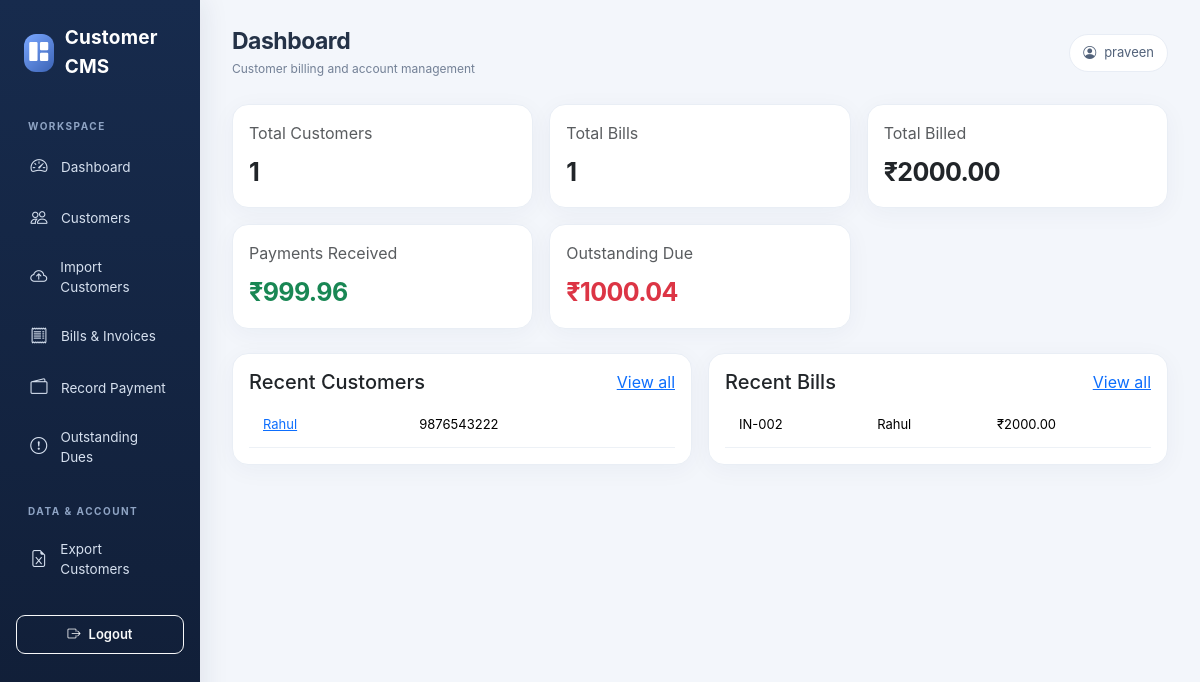
The app's page / (signed in) with its own data.
### customers/models.py (models this page shows, shortened)
class Customer(models.Model):
    name = models.CharField(max_length=180)
    email = models.EmailField(blank=True)
    phone = models.CharField(max_length=20, db_index=True)
    alternate_phone = models.CharField(max_length=20, blank=True)
    address = models.TextField(blank=True)
    city = models.CharField(max_length=100, blank=True)
    state = models.CharField(max_length=100, blank=True)
    pincode = models.CharField(max_length=12, blank=True)
    is_active = models.BooleanField(default=True)
    created_at = models.DateTimeField(auto_now_add=True)
    class Meta:
        ordering = ["name"]
        constraints = [
            models.UniqueConstraint(fields=["phone"], name="unique_customer_phone")
        ]

class Bill(models.Model):
    customer = models.ForeignKey(Customer, on_delete=models.PROTECT, related_name="bills")
    invoice_number = models.CharField(max_length=40, unique=True)
    bill_date = models.DateField()
    description = models.TextField(blank=True)
    total_amount = models.DecimalField(max_digits=12, decimal_places=2, validators=[MinValueValidator(Decimal("0.01"))])
    attachment = models.FileField(upload_to="bill_copies/%Y/%m/", blank=True,
        validators=[FileExtensionValidator(["pdf", "jpg", "jpeg", "png"])])
    notes = models.TextField(blank=True)
    created_by = models.ForeignKey(settings.AUTH_USER_MODEL, on_delete=models.SET_NULL, null=True)
    created_at = models.DateTimeField(auto_now_add=True)
    class Meta:
        ordering = ["-bill_date", "-id"]

### customers/views.py (the view)
# urls.py: path("", views.dashboard, name="dashboard"),
@login_required
def dashboard(request):
    bills = Bill.objects.all()
    context = {
        "customer_count": Customer.objects.count(),
        "bill_count": bills.count(),
        "billed": bills.aggregate(v=Sum("total_amount"))["v"] or Decimal("0.00"),
        "paid": Payment.objects.aggregate(v=Sum("amount"))["v"] or Decimal("0.00"),
        "customers": Customer.objects.order_by("-created_at")[:6],
        "bills": bills[:6],
    }
    context["due"] = context["billed"] - context["paid"]
    return render(request, "customers/dashboard.html", context)

### templates/customers/dashboard.html (shortened to what this page needs)
{% extends "base.html" %}{% block heading %}Dashboard{% endblock %}{% block content %}
<div class="row g-3 mb-4">
<div class="col-md-4"><div class="card p-3"><div class="text-muted">Total Customers</div><div class="stat">{{ customer_count }}</div></div></div>
<div class="col-md-4"><div class="card p-3"><div class="text-muted">Total Bills</div><div class="stat">{{ bill_count }}</div></div></div>
<div class="col-md-4"><div class="card p-3"><div class="text-muted">Total Billed</div><div class="stat">₹{{ billed|floatformat:2 }}</div></div></div>
<div class="col-md-4"><div class="card p-3"><div class="text-muted">Payments Received</div><div class="stat text-success">₹{{ paid|floatformat:2 }}</div></div></div>
<div class="col-md-4"><div class="card p-3"><div class="text-muted">Outstanding Due</div><div class="stat text-danger">₹{{ due|floatformat:2 }}</div></div></div>
</div>
<div class="row g-3"><div class="col-lg-6"><div class="card p-3"><div class="d-flex justify-content-between"><h5>Recent Customers</h5><a href="{% url 'customer_list' %}">View all</a></div><table class="table"><tbody>{% for c in customers %}<tr><td><a href="{% url 'customer_detail' c.pk %}">{{ c.name }}</a></td><td>{{ c.phone }}</td></tr>{% empty %}<tr><td>No customers yet.</td></tr>{% endfor %}</tbody></table></div></div>
<div class="col-lg-6"><div class="card p-3"><div class="d-flex justify-content-between"><h5>Recent Bills</h5><a href="{% url 'bill_list' %}">View all</a></div><table class="table"><tbody>{% for b in bills %}<tr><td>{{ b.invoice_number }}</td><td>{{ b.customer.name }}</td><td>₹{{ b.total_amount }}</td></tr>{% empty %}<tr><td>No bills yet.</td></tr>{% endfor %}</tbody></table></div></div></div>{% endblock %}

### templates/base.html (shortened to what this page needs)
<!doctype html>
<html lang="en">
<head>
<link href="https://cdn.jsdelivr.net/npm/bootstrap@5.3.3/dist/css/bootstrap.min.css" rel="stylesheet">
<link href="https://cdn.jsdelivr.net/npm/bootstrap-icons@1.11.3/font/bootstrap-icons.css" rel="stylesheet">
</head><body>
{% if user.is_authenticated %}
<div class="container-fluid"><div class="row">
<aside class="col-md-2 sidebar">
<div class="brand"><span class="brand-mark"><i class="bi bi-grid-1x2-fill"></i></span><span>Customer CMS</span></div>
<div class="nav-caption">Workspace</div>
<a href="{% url 'dashboard' %}"><i class="bi bi-speedometer2"></i>Dashboard</a>
<a href="{% url 'customer_list' %}"><i class="bi bi-people"></i>Customers</a>
<a href="{% url 'customer_import' %}"><i class="bi bi-cloud-arrow-up"></i>Import Customers</a>
<a href="{% url 'bill_list' %}"><i class="bi bi-receipt"></i>Bills & Invoices</a>
<a href="{% url 'payment_create' %}"><i class="bi bi-wallet2"></i>Record Payment</a>
<a href="{% url 'due_list' %}"><i class="bi bi-exclamation-circle"></i>Outstanding Dues</a>
<div class="nav-caption mt-3">Data & Account</div>
<a href="{% url 'export_customers' %}"><i class="bi bi-file-earmark-excel"></i>Export Customers</a>
<form method="post" action="{% url 'logout' %}" class="mt-4">{% csrf_token %}<button class="btn btn-outline-light btn-sm w-100"><i class="bi bi-box-arrow-right me-2"></i>Logout</button></form>
</aside>
<main class="col-md-10 main">
<div class="topbar"><div><h1 class="page-title">{% block heading %}Overview{% endblock %}</h1><div class="page-subtitle">Customer billing and account management</div></div><span class="user-chip"><i class="bi bi-person-circle me-2"></i>{{ user.username }}</span></div>
{% block content %}{% endblock %}
</main></div></div>
{% else %}{% block auth_content %}{% endblock %}{% endif %}
</body></html>

### templates/base.html (style rules this page uses)
:root { --navy:#14213d;--blue:#3157a4;--ink:#243247;--muted:#738096;--canvas:#f3f6fb }
* { box-sizing:border-box }
body { background:var(--canvas);color:var(--ink);font-family:Inter,system-ui,-apple-system,"Segoe UI",sans-serif }
.sidebar { min-height:100vh;background:linear-gradient(180deg,#172b4d 0%,#101d35 100%);padding:0 16px 22px;box-shadow:5px 0 24px rgba(21,40,72,.08) }
.brand { display:flex;align-items:center;gap:11px;color:#fff;padding:24px 8px 28px;font-size:19px;font-weight:750;letter-spacing:.2px }
.brand-mark { height:38px;width:38px;border-radius:12px;background:linear-gradient(135deg,#7aa7ff,#3b63b5);display:grid;place-items:center;font-size:19px }
.nav-caption { font-size:10px;color:#8fa4c4;text-transform:uppercase;letter-spacing:1.5px;padding:10px 12px 5px;font-weight:700 }
.sidebar a { color:#d6e0ef;text-decoration:none;display:flex;align-items:center;gap:12px;padding:11px 13px;border-radius:10px;margin:4px 0;font-size:13.5px;transition:.2s }
.sidebar a i { font-size:17px;width:20px;text-align:center }
.main { padding:28px 32px;max-width:1600px }
.topbar { display:flex;justify-content:space-between;align-items:center;margin-bottom:26px }
.page-title { font-size:23px;font-weight:750;letter-spacing:-.5px;margin:0 }
.page-subtitle { color:var(--muted);font-size:12px;margin-top:4px }
.user-chip { background:#fff;border:1px solid #e8edf5;padding:8px 13px;border-radius:30px;font-size:13px;color:#52627a }
.card { border:1px solid #e9eef5;border-radius:16px;box-shadow:0 5px 24px rgba(31,55,90,.045);background:#fff }
.stat { font-size:25px;font-weight:750;letter-spacing:-.6px;margin-top:9px }
.table { --bs-table-bg:transparent;margin-bottom:0 }
.table tbody td { padding:13px 14px;border-color:#edf1f6;font-size:13px;vertical-align:middle }
.btn { border-radius:9px;font-weight:600;font-size:13px;padding:9px 14px }

### records on screen
Customer: name "Rahul", phone "9876543222"
Bill: invoice_number "IN-002", customer.name "Rahul", total_amount "2000.00"

### other values on screen
{{ user.username }} "praveen"
{{ customer_count }} "1"
{{ bill_count }} "1"
{{ billed|floatformat:2 }} "2000.00"
{{ paid|floatformat:2 }} "999.96"
{{ due|floatformat:2 }} "1000.04"
